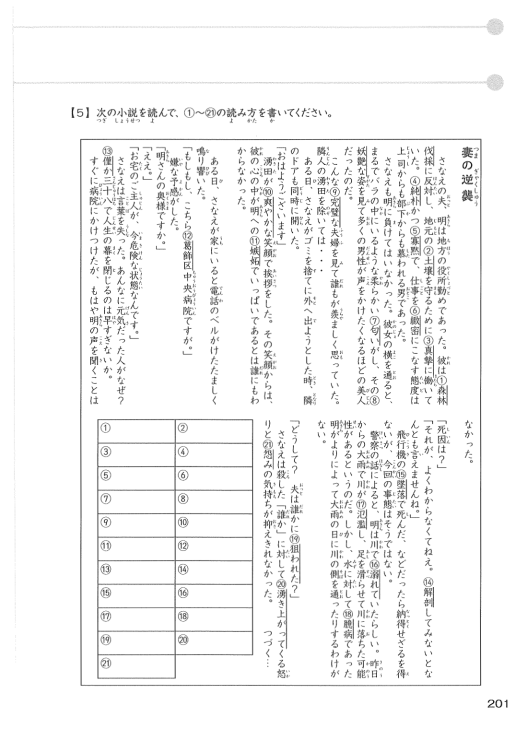
#> input picture scripts/phase5_renders/idx_194_bpage_201.png, 1032 x 1457 px, found by its file name (shown at 1/2 size)
$ python test_story_crops.py
#> lines starting #> are read from the running program, lines starting #| are printed output that depends on the picture
import sys
from PIL import Image

sys.stdout.reconfigure(encoding='utf-8')

im = Image.open('scripts/phase5_renders/idx_194_bpage_201.png')
#> im is the input picture: PIL image 1032x1457 RGB; min 1, max 255, mean 245
# Header 【5】: y around 130
# Story box: y around 180 to 570
# Bottom table: y around 570 to 950
# Let's inspect the bounding box of the story:
# Top border of story box: y ~ 185
# Bottom border of story box: y ~ 575
# Left border: x ~ 150
# Right border: x ~ 935

# Let's crop the whole story box to inspect:
crop_story = im.crop((130, 130, 950, 580))
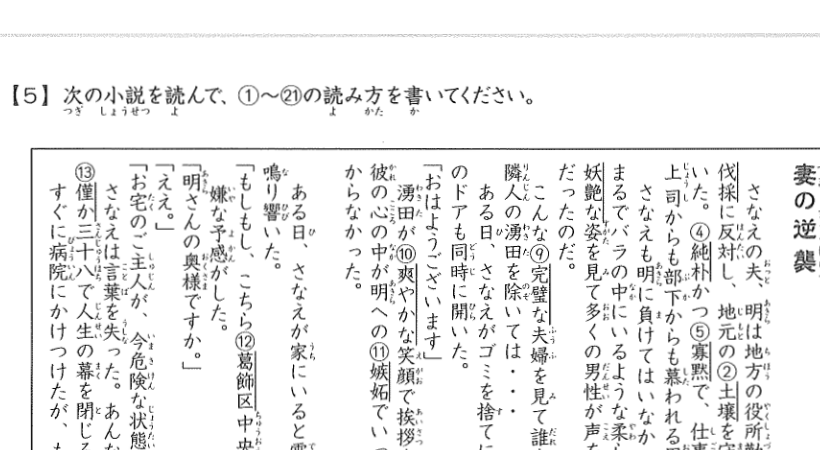
#> crop_story: PIL image 820x450 RGB; min 1, max 255, mean 239.4
crop_story.save('scripts/phase5_renders/test_story_all.webp', 'WEBP', quality=95)

# Part 1 (Right half: Title to ⑩爽やか / ⑪嫉妬):
# x: from ~ 525 to 950, y from 130 to 580
crop_p1 = im.crop((525, 130, 950, 580))
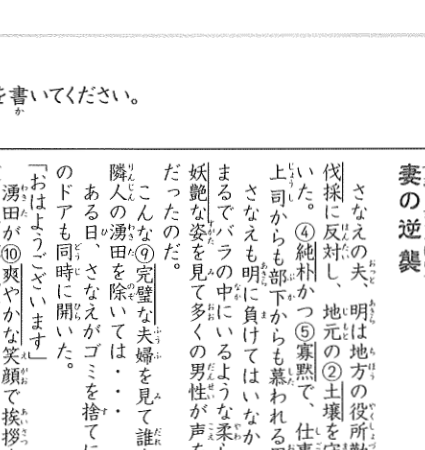
#> crop_p1: PIL image 425x450 RGB; min 1, max 255, mean 238.3
crop_p1.save('scripts/phase5_renders/test_story_part1.webp', 'WEBP', quality=95)

# Part 2 (Left half: ⑫葛飾区 to ㉑怨み):
# x: from 130 to 535, y from 130 to 580
crop_p2 = im.crop((130, 130, 535, 580))
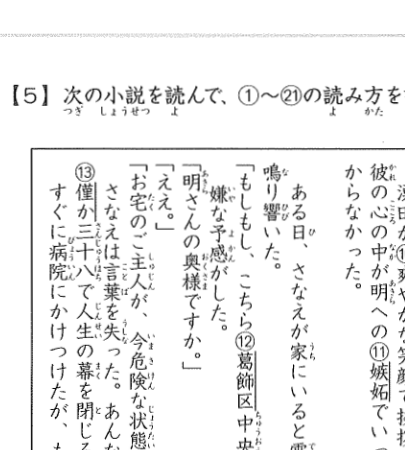
#> crop_p2: PIL image 405x450 RGB; min 5, max 255, mean 240.2
crop_p2.save('scripts/phase5_renders/test_story_part2.webp', 'WEBP', quality=95)

print("Saved test_story crops")

$ run again, with scripts/phase5_renders/idx_191_bpage_198.png copied over scripts/phase5_renders/idx_194_bpage_201.png
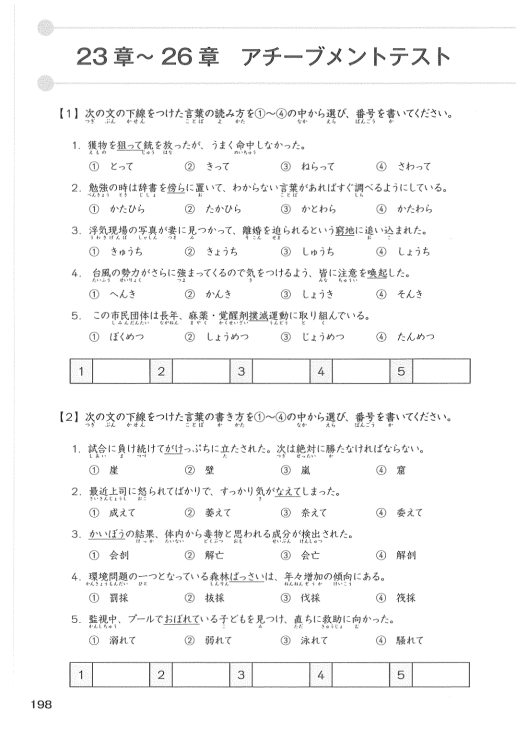
#> input picture scripts/phase5_renders/idx_191_bpage_198.png, 1032 x 1457 px, found by its file name (shown at 1/2 size)
#> im is the input picture: PIL image 1032x1457 RGB; min 0, max 255, mean 247
#> `crop_p1 = im.crop((525, 130, 950, 580))`:
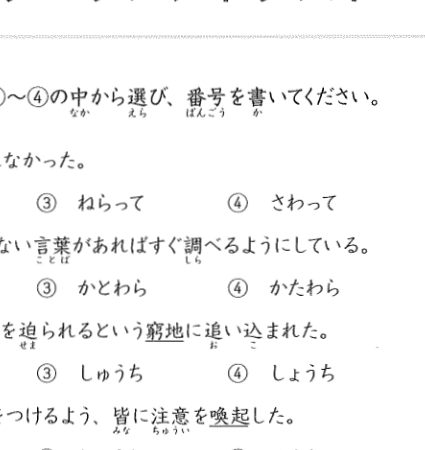
#> crop_p1: PIL image 425x450 RGB; min 1, max 255, mean 247.1
#> `crop_p2 = im.crop((130, 130, 535, 580))`:
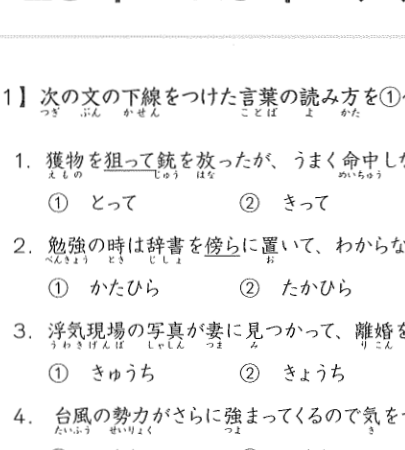
#> crop_p2: PIL image 405x450 RGB; min 5, max 255, mean 243.6

$ run again, with scripts/phase5_renders/idx_192_bpage_199.png copied over scripts/phase5_renders/idx_194_bpage_201.png
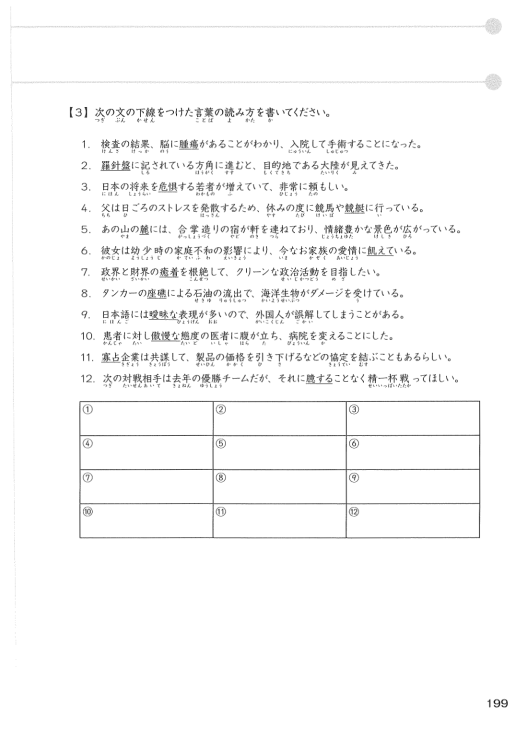
#> input picture scripts/phase5_renders/idx_192_bpage_199.png, 1032 x 1457 px, found by its file name (shown at 1/2 size)
#> im is the input picture: PIL image 1032x1457 RGB; min 1, max 255, mean 248.7
#> `crop_p1 = im.crop((525, 130, 950, 580))`:
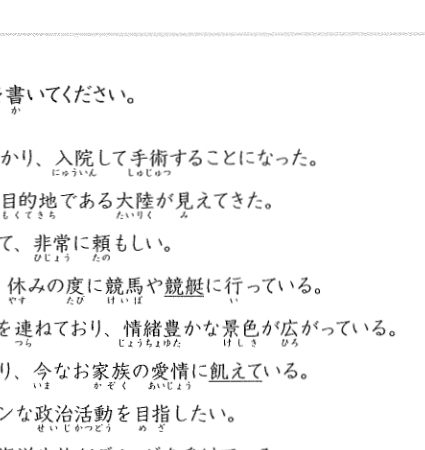
#> crop_p1: PIL image 425x450 RGB; min 3, max 255, mean 245.4
#> `crop_p2 = im.crop((130, 130, 535, 580))`:
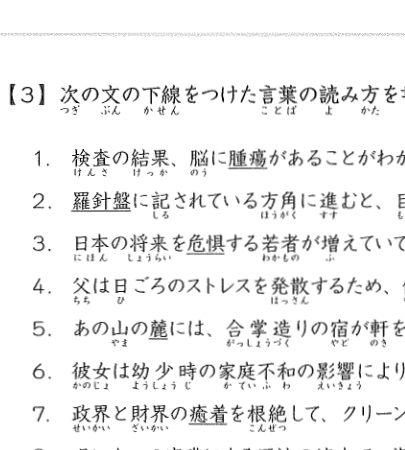
#> crop_p2: PIL image 405x450 RGB; min 2, max 255, mean 240.3

$ run again, with scripts/phase5_renders/idx_193_bpage_200.png copied over scripts/phase5_renders/idx_194_bpage_201.png
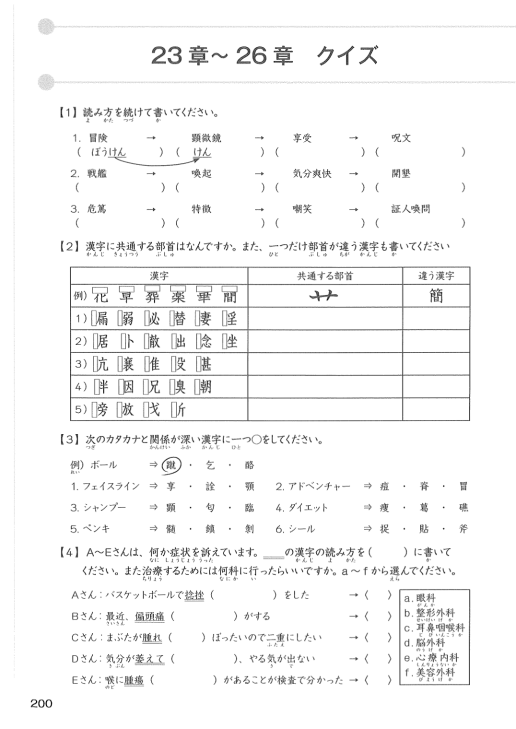
#> input picture scripts/phase5_renders/idx_193_bpage_200.png, 1032 x 1457 px, found by its file name (shown at 1/2 size)
#> im is the input picture: PIL image 1032x1457 RGB; min 0, max 255, mean 246.6
#> `crop_p1 = im.crop((525, 130, 950, 580))`:
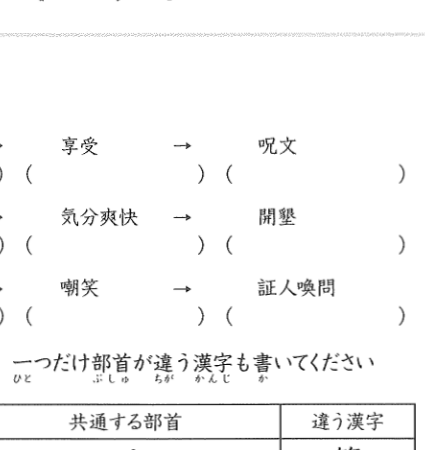
#> crop_p1: PIL image 425x450 RGB; min 3, max 255, mean 248.1
#> `crop_p2 = im.crop((130, 130, 535, 580))`:
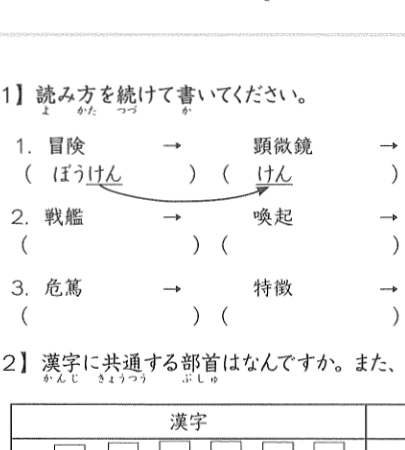
#> crop_p2: PIL image 405x450 RGB; min 1, max 255, mean 245.8
